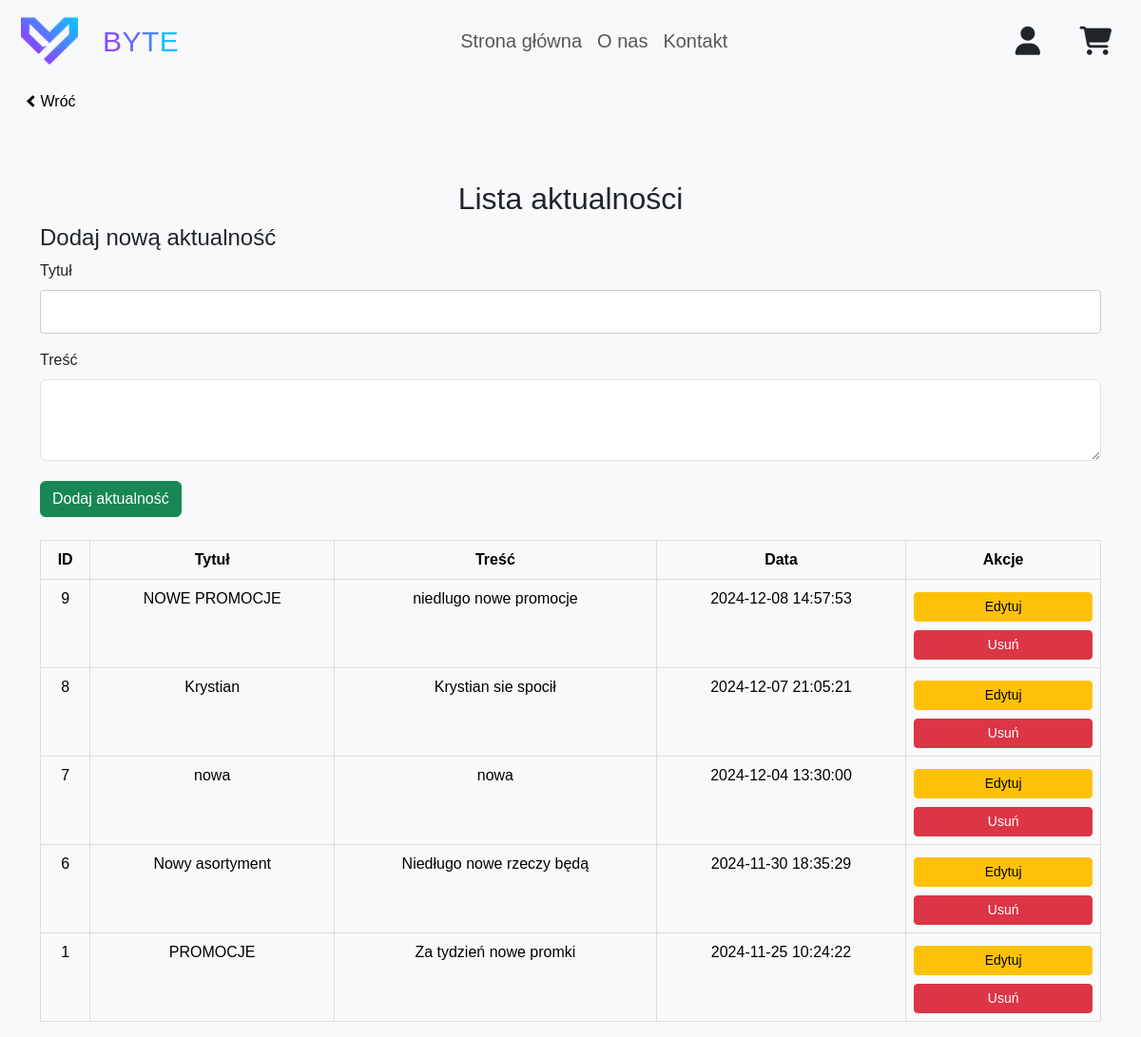
The page /projekt/zarzadzaj_aktualnosciami.php (signed in) on the database its author committed.
### tables this page shows
CREATE TABLE `aktualnosci` (
  `id_aktualnosci` int NOT NULL,
  `tytul` varchar(255) NOT NULL,
  `tresc` text NOT NULL,
  `data_utworzenia` datetime DEFAULT CURRENT_TIMESTAMP
);

### projekt/zarzadzaj_aktualnosciami.php (the view, shortened to what this page needs)
<?php
require_once 'database.php';
$query = $conn->prepare("SELECT * FROM aktualnosci ORDER BY data_utworzenia DESC");
$query->execute();
$aktualnosci = $query->get_result();
?>
<!DOCTYPE html>
<html lang="pl">
<head>
    <link rel="stylesheet" href="style.css">
</head>
<body class="bg-light text-dark">
    <nav class="navbar navbar-expand-lg navbar-light bg-light navbar-elements-font">
        <div class="container-fluid">
            <a class="navbar-brand">
                <img src="./css/img/Tech.png" width="30" height="30" class="d-inline-block align-top brand-logo-sizing"
                    alt="Jurzyk">
                <a class="navbar-brand navbar-custom-font"><span class="logop1">B</span><span
                        class="logop2">Y</span><span class="logop3">T</span><span class="logop4">E</span></a>
                <div class="collapse navbar-collapse justify-content-center" id="navbarNavDropdown">
                    <ul class="navbar-nav">
                        <li class="nav-item active">
                            <a class="nav-link" href="./index.php">Strona główna </a>
                        </li>
                        <li class="nav-item">
                            <a class="nav-link" href="./about.php">O nas</a>
                        </li>
                        <li class="nav-item">
                            <a class="nav-link" href="./kontakt.php">Kontakt</a>
                        </li>
                    </ul>
                </div>
                <div class="d-flex align-items-center">
                    <a class="nav-link" href="login.php">
                        <i class="fa-solid fa-user fa-xl fa-fw navicon"></i>
                    </a>
                    <a class="nav-link" href="#">
                        <i class="fa-solid fa-cart-shopping fa-xl fa-fw navicon"></i>
                    </a>
                </div>
        </div>
    </nav>
    <br>
    <br>
    <br>
    <div class="containerArrow">
        <a class="strzalka" href="panel.php"><i class="arrow right"></i>Wróć</a>
    </div>
    <div class="container mt-5">
        <h2 class="text-center">Lista aktualności</h2>
        <form method="POST" class="mb-4">
            <h4>Dodaj nową aktualność</h4>
            <div class="mb-3">
                <label for="tytul" class="form-label">Tytuł</label>
                <input type="text" class="form-control" id="tytul" name="tytul" required>
            </div>
            <div class="mb-3">
                <label for="tresc" class="form-label">Treść</label>
                <textarea class="form-control" id="tresc" name="tresc" rows="3" required></textarea>
            </div>
            <button type="submit" name="add_news" class="btn btn-success">Dodaj aktualność</button>
        </form>
        <table class="table table-light table-hover border">
            <thead class="thead-light">
                <tr>
                    <th>ID</th>
                    <th>Tytuł</th>
                    <th>Treść</th>
                    <th>Data</th>
                    <th>Akcje</th>
                </tr>
            </thead>
            <tbody>
                <?php while ($aktualnosc = $aktualnosci->fetch_assoc()): ?>
                    <tr>
                        <td><?php echo htmlspecialchars($aktualnosc['id_aktualnosci']); ?></td>
                        <td><?php echo htmlspecialchars($aktualnosc['tytul']); ?></td>
                        <td><?php echo htmlspecialchars(substr($aktualnosc['tresc'], 0, 50)); ?></td>
                        <td><?php echo htmlspecialchars($aktualnosc['data_utworzenia']); ?></td>
                        <td>
                        <button class="btn btn-warning btn-sm w-100 mb-1" type="button" data-bs-toggle="collapse" data-bs-target="#editForm<?php echo $aktualnosc['id_aktualnosci']; ?>" aria-expanded="false" aria-controls="editForm<?php echo $aktualnosc['id_aktualnosci']; ?>">Edytuj</button>
                            <form method="POST" class="d-inline" onsubmit="return confirm('Czy na pewno chcesz usunąć tą aktualność?');">
                                <button type="submit" name="delete_news" class="btn btn-danger btn-sm w-100">Usuń</button>
                            </form>
                        </td>
                    </tr>
                <?php endwhile; ?>
            </tbody>
        </table>
    </div>
</body>
</html>

### projekt/zarzadzaj_aktualnosciami.php (style rules this page uses)
body { background-color: #f8f9fa; font-family: 'Arial', sans-serif; }
.container { max-width: 95%; margin: 0 auto; }
table { width: 100%; border-collapse: collapse; }
table th, table td { text-align: center; padding: 10px; border: 1px solid #ddd; }
table th { background-color: #f4f4f4; font-weight: bold; }
.btn { margin-top: 5px; }

### rows shown on the page
aktualnosci: id_aktualnosci "9", tytul "NOWE PROMOCJE", tresc "niedlugo nowe promocje", data_utworzenia "2024-12-08 14:57:53"
aktualnosci: id_aktualnosci "8", tytul "Krystian", tresc "Krystian sie spocił", data_utworzenia "2024-12-07 21:05:21"
aktualnosci: id_aktualnosci "7", tytul "nowa", tresc "nowa", data_utworzenia "2024-12-04 13:30:00"
aktualnosci: id_aktualnosci "6", tytul "Nowy asortyment", tresc "Niedługo nowe rzeczy będą", data_utworzenia "2024-11-30 18:35:29"
aktualnosci: id_aktualnosci "1", tytul "PROMOCJE", tresc "Za tydzień nowe promki", data_utworzenia "2024-11-25 10:24:22"
